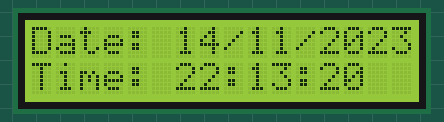
Recording of a sketch running on a simulated Arduino Uno, built with avr-gcc and run on an emulated ATmega328P. Parts: 16×2 character LCD. The local clock reads 2024-03-15 10:24:30 at power-on unless the sketch sets it.

Above: at 0.1 s.
At 5.5 s:
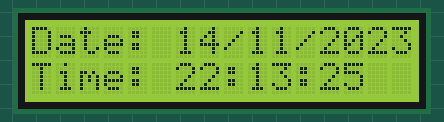
At 10.3 s:
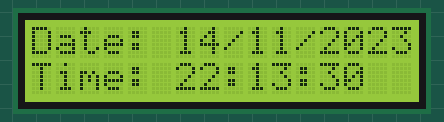
At 19.2 s:
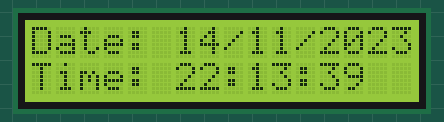
At 29.3 s:
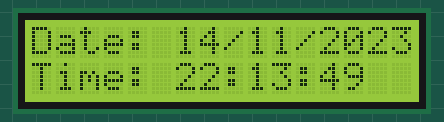
At 38.2 s:
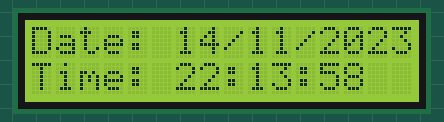

Measured:
- what the display in image 0 shows lasts 1.2 s, from 0.1 s to 1.3 s

The sketch:

real_time_clock.ino
```cpp
#include<Wire.h>
#include <LiquidCrystal_I2C.h>
#include <ThreeWire.h>
#include <RtcDS1302.h>

LiquidCrystal_I2C lcd(0x3F, 16, 2);

ThreeWire myWire(12, 11, 13); // DAT, CLK, RST
RtcDS1302<ThreeWire> Rtc(myWire);

void setup() {
  // put your setup code here, to run once:

  Rtc.Begin();

  RtcDateTime currentTime = RtcDateTime(__DATE__, __TIME__);
  Rtc.SetDateTime(currentTime);


}

void loop() {
  // put your main code here, to run repeatedly:

  RtcDateTime now = Rtc.GetDateTime();

  lcd.init();
  lcd.backlight();
  lcd.setCursor(0,0);
  lcd.print("Date: ");
  lcd.print(now.Day());
  lcd.print("/");
  lcd.print(now.Month());
  lcd.print("/");
  lcd.print(now.Year());

  lcd.setCursor(0,1);
  lcd.print("Time: ");
  lcd.print(now.Hour());
  lcd.print(":");
  lcd.print(now.Minute());
  lcd.print(":");
  lcd.print(now.Second());

  delay(500);
}
```
